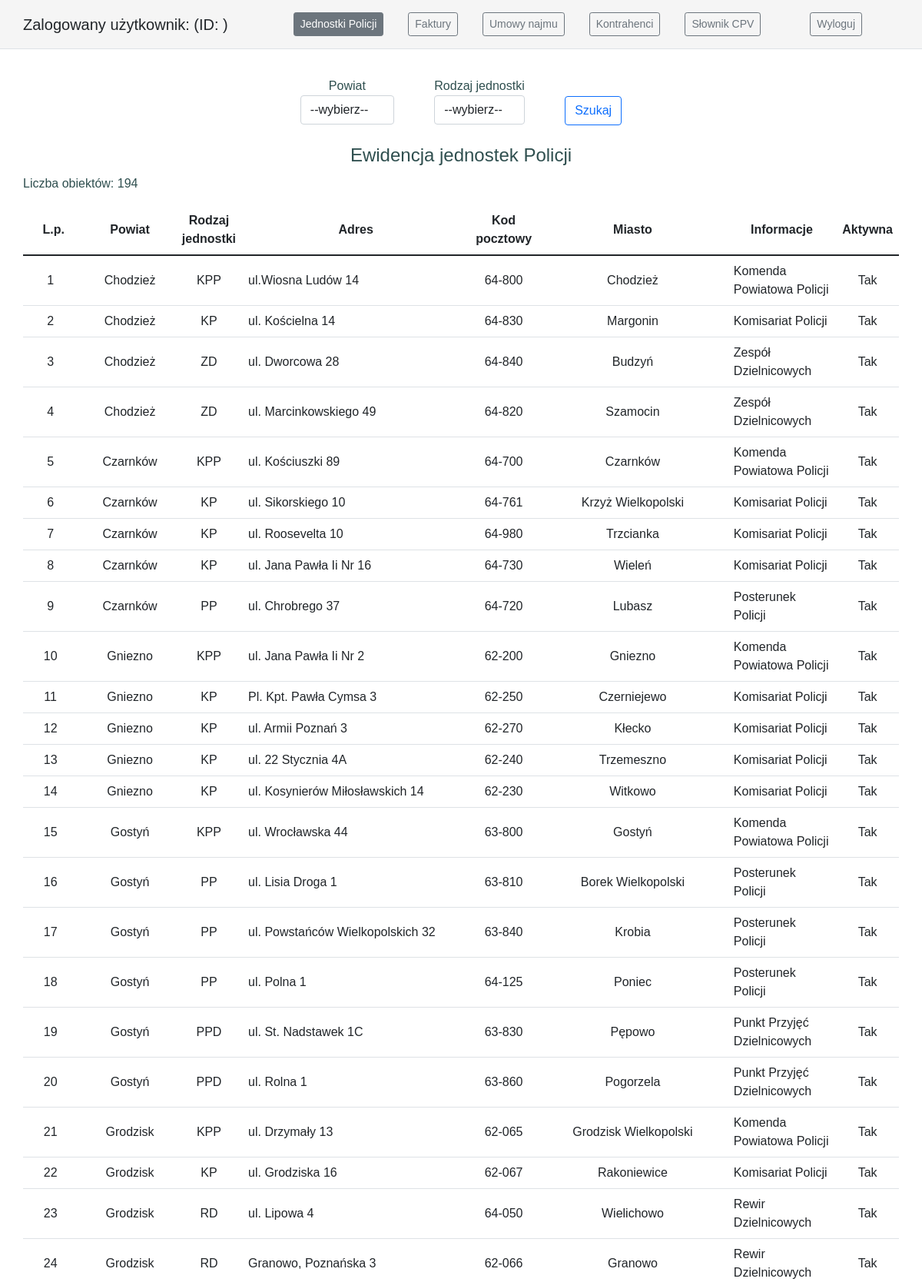
/units/ (upper part), run on the app's committed database.
### units/models.py (models this page shows, shortened)
class Unit(models.Model):
    class Meta:
        verbose_name = "Jednostka"
        verbose_name_plural = "Jednostki"
    powiat = models.ForeignKey(Powiat, on_delete=models.CASCADE, related_name="unit")
    rodzaj = models.ForeignKey(Rodzaj, on_delete=models.CASCADE, related_name="unit")
    adres = models.CharField(max_length=30)
    kod_pocztowy = models.CharField(max_length=6)
    miasto = models.CharField(max_length=20)
    informacje = models.TextField(blank=True)
    aktywna = models.BooleanField("Aktywna", null=False, default=0)

class Powiat(models.Model):
    class Meta:
        verbose_name = "Powiat"
        verbose_name_plural = "Powiaty"
    swop_id = models.CharField(max_length=4)
    powiat = models.CharField(max_length=15, null=False)
    def __str__(self):
        return f'{self.powiat}'

class Rodzaj(models.Model):
    class Meta:
        verbose_name = "Rodzaj jednostki"
        verbose_name_plural = "Rodzaje jednostek"
    rodzaj = models.CharField(max_length=10, null=False)
    def __str__(self):
        return f'{self.rodzaj}'

### units/views.py (the view, shortened to what this page needs)
# urls.py: path('', units_list, name="units_list")
def units_list(request):
    units_active = Unit.objects.filter(aktywna=1).order_by("powiat")
    units_deact = Unit.objects.filter(aktywna=0)
    powiaty = Powiat.objects.all().order_by("powiat")
    rodzaje = Rodzaj.objects.all()
    query = "Wyczyść"
    search = "Szukaj"
    unitsum = len(units_active)
    r = request.GET.get("r")
    p = request.GET.get("p")
    if p and r:
        units_active = units_active.filter(powiat__exact=p, rodzaj__exact=r)
        unitsumsearch = len(units_active)
        return render(request, "units/unitlist.html", {"units": units_active,
                                                       "powiaty": powiaty,
                                                       "rodzaje": rodzaje,
                                                       "unitsum": unitsum, "query": query, "unitsumsearch":unitsumsearch})
    else:
        return render(request, "units/unitlist.html", {"units": units_active,
                                                       "powiaty": powiaty,
                                                       "rodzaje": rodzaje,
                                                       "unitsum": unitsum, "search": search})

### units/templates/units/unitlist.html (shortened to what this page needs)
{%extends 'base.html'%}
{%load static%}
{%block content%}
<div class="text-center">
    <form>
        <div class="d-inline-block mx-4 md-3 text-center">
            <label for="powiat" class="">Powiat</label>
            <select id="powiat" name="p" class="form-control" aria-label="Default select example">
                <option value="">--wybierz--</option>
            </select>
        </div>
        <div class="d-inline-block mx-4 text-center">
            <label for="rodzaj" class="rodzaj">Rodzaj jednostki</label>
            <select id="rodzaj" name="r" class="form-control" aria-label="Default select example">
                <option value="">--wybierz--</option>
            </select>
        </div>
        <div class="d-inline-block mx-4">
            <button type="submit" class="btn btn-outline-primary">{{query}}{{search}}</button>
        </div>
    </form>
</div>
<h4 class="units-title">Ewidencja jednostek Policji</h4>
{% if search%}
<p>Liczba obiektów: {{unitsum}}</p>
{%endif%}
<table class="table table-hover my-table">
    <thead>
    <tr class="my-table-tr">
        <th align="center" valign="middle" width="80px" scope="col" class="text-center">L.p.</th>
        <th align="center" valign="middle" width="120" scope="col" class="text-center">Powiat</th>
        <th align="center" valign="middle" scope="col" class="text-center">Rodzaj jednostki</th>
        <th align="center" valign="middle" width="300" scope="col" class="text-center">Adres</th>
        <th align="center" valign="middle" scope="col" class="text-center">Kod pocztowy</th>
        <th align="center" valign="middle" width="250" scope="col" class="text-center">Miasto</th>
        <th align="center" valign="middle" scope="col" class="text-center">Informacje</th>
        <th align="center" valign="middle" scope="col" class="text-center">Aktywna</th>
    </tr>
    </thead>
    <tbody>
    {%for unit in units %}
    <tr class="my-table-tr">
        <td align="center" valign="middle" class="text-center" scope="row"></td>
        <td align="center" valign="middle">{{unit.powiat}}</td>
        <td align="center" valign="middle" class="text-center">{{unit.rodzaj}}</td>
        <td valign="middle">{{unit.adres}}</td>
        <td align="center" valign="middle" class="text-center">{{unit.kod_pocztowy}}</td>
        <td align="center" valign="middle" width="180">{{unit.miasto}}</td>
        <td valign="middle">{{unit.informacje}}</td>
        <td align="center" valign="middle">
            {%if unit.aktywna == True%}
            Tak
            {%else%}
            Nie
            {%endif%}
        </td>
    </tr>
    {%endfor%}
    </tbody>
</table>
{%endblock%}

### main/static/main/css/style.css (style rules this page uses)
.units-title { margin: 25px 0 10px; text-align: center; }
.my-table { counter-reset: rowNumber -1; }
.my-table-tr { counter-increment: rowNumber; }
.my-table-tr td:first-child::before { content: counter(rowNumber); min-width: 1em; margin-right: 0.5em; }

### data on the page
Unit: powiat "Chodzież", rodzaj "KPP", adres "ul.Wiosna Ludów 14", kod_pocztowy "64-800", miasto "Chodzież", informacje "Komenda Powiatowa Policji", aktywna "Tak"
Unit: powiat "Chodzież", rodzaj "KP", adres "ul. Kościelna 14", kod_pocztowy "64-830", miasto "Margonin", informacje "Komisariat Policji", aktywna "Tak"
Unit: powiat "Chodzież", rodzaj "ZD", adres "ul. Dworcowa 28", kod_pocztowy "64-840", miasto "Budzyń", informacje "Zespół Dzielnicowych", aktywna "Tak"
Unit: powiat "Chodzież", rodzaj "ZD", adres "ul. Marcinkowskiego 49", kod_pocztowy "64-820", miasto "Szamocin", informacje "Zespół Dzielnicowych", aktywna "Tak"
Unit: powiat "Czarnków", rodzaj "KPP", adres "ul. Kościuszki 89", kod_pocztowy "64-700", miasto "Czarnków", informacje "Komenda Powiatowa Policji", aktywna "Tak"
Unit: powiat "Czarnków", rodzaj "KP", adres "ul. Sikorskiego 10", kod_pocztowy "64-761", miasto "Krzyż Wielkopolski", informacje "Komisariat Policji", aktywna "Tak"
Unit: powiat "Czarnków", rodzaj "KP", adres "ul. Roosevelta 10", kod_pocztowy "64-980", miasto "Trzcianka", informacje "Komisariat Policji", aktywna "Tak"
Unit: powiat "Czarnków", rodzaj "KP", adres "ul. Jana Pawła Ii Nr 16", kod_pocztowy "64-730", miasto "Wieleń", informacje "Komisariat Policji", aktywna "Tak"
Unit: powiat "Czarnków", rodzaj "PP", adres "ul. Chrobrego 37", kod_pocztowy "64-720", miasto "Lubasz", informacje "Posterunek Policji", aktywna "Tak"
Unit: powiat "Gniezno", rodzaj "KPP", adres "ul. Jana Pawła Ii Nr 2", kod_pocztowy "62-200", miasto "Gniezno", informacje "Komenda Powiatowa Policji", aktywna "Tak"
Unit: powiat "Gniezno", rodzaj "KP", adres "Pl. Kpt. Pawła Cymsa 3", kod_pocztowy "62-250", miasto "Czerniejewo", informacje "Komisariat Policji", aktywna "Tak"
Unit: powiat "Gniezno", rodzaj "KP", adres "ul. Armii Poznań 3", kod_pocztowy "62-270", miasto "Kłecko", informacje "Komisariat Policji", aktywna "Tak"
Unit: powiat "Gniezno", rodzaj "KP", adres "ul. 22 Stycznia 4A", kod_pocztowy "62-240", miasto "Trzemeszno", informacje "Komisariat Policji", aktywna "Tak"
Unit: powiat "Gniezno", rodzaj "KP", adres "ul. Kosynierów Miłosławskich 14", kod_pocztowy "62-230", miasto "Witkowo", informacje "Komisariat Policji", aktywna "Tak"
Unit: powiat "Gostyń", rodzaj "KPP", adres "ul. Wrocławska 44", kod_pocztowy "63-800", miasto "Gostyń", informacje "Komenda Powiatowa Policji", aktywna "Tak"
Unit: powiat "Gostyń", rodzaj "PP", adres "ul. Lisia Droga 1", kod_pocztowy "63-810", miasto "Borek Wielkopolski", informacje "Posterunek Policji", aktywna "Tak"
Unit: powiat "Gostyń", rodzaj "PP", adres "ul. Powstańców Wielkopolskich 32", kod_pocztowy "63-840", miasto "Krobia", informacje "Posterunek Policji", aktywna "Tak"
Unit: powiat "Gostyń", rodzaj "PP", adres "ul. Polna 1", kod_pocztowy "64-125", miasto "Poniec", informacje "Posterunek Policji", aktywna "Tak"
Unit: powiat "Gostyń", rodzaj "PPD", adres "ul. St. Nadstawek 1C", kod_pocztowy "63-830", miasto "Pępowo", informacje "Punkt Przyjęć Dzielnicowych", aktywna "Tak"
Unit: powiat "Gostyń", rodzaj "PPD", adres "ul. Rolna 1", kod_pocztowy "63-860", miasto "Pogorzela", informacje "Punkt Przyjęć Dzielnicowych", aktywna "Tak"
Unit: powiat "Grodzisk", rodzaj "KPP", adres "ul. Drzymały 13", kod_pocztowy "62-065", miasto "Grodzisk Wielkopolski", informacje "Komenda Powiatowa Policji", aktywna "Tak"
Unit: powiat "Grodzisk", rodzaj "KP", adres "ul. Grodziska 16", kod_pocztowy "62-067", miasto "Rakoniewice", informacje "Komisariat Policji", aktywna "Tak"
Unit: powiat "Grodzisk", rodzaj "RD", adres "ul. Lipowa 4", kod_pocztowy "64-050", miasto "Wielichowo", informacje "Rewir Dzielnicowych", aktywna "Tak"
Unit: powiat "Grodzisk", rodzaj "RD", adres "Granowo, Poznańska 3", kod_pocztowy "62-066", miasto "Granowo", informacje "Rewir Dzielnicowych", aktywna "Tak"

### other printed values
{{ search }} "Szukaj"
{{ unitsum }} "194"
